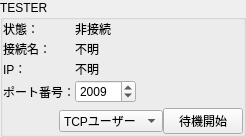
<?xml version="1.0" encoding="UTF-8"?>
<ui version="4.0">
 <class>ClientSettingForm</class>
 <widget class="QGroupBox" name="ClientSettingForm">
  <property name="geometry">
   <rect>
    <x>0</x>
    <y>0</y>
    <width>246</width>
    <height>137</height>
   </rect>
  </property>
  <property name="windowTitle">
   <string>GroupBox</string>
  </property>
  <property name="title">
   <string>TESTER</string>
  </property>
  <layout class="QVBoxLayout" name="verticalLayout">
   <property name="spacing">
    <number>0</number>
   </property>
   <property name="leftMargin">
    <number>0</number>
   </property>
   <property name="topMargin">
    <number>0</number>
   </property>
   <property name="rightMargin">
    <number>0</number>
   </property>
   <property name="bottomMargin">
    <number>0</number>
   </property>
   <item>
    <layout class="QFormLayout" name="formLayout">
     <property name="fieldGrowthPolicy">
      <enum>QFormLayout::FieldsStayAtSizeHint</enum>
     </property>
     <property name="verticalSpacing">
      <number>2</number>
     </property>
     <item row="0" column="0">
      <widget class="QLabel" name="label">
       <property name="text">
        <string>状態：</string>
       </property>
      </widget>
     </item>
     <item row="0" column="1">
      <widget class="QLabel" name="StateLabel">
       <property name="text">
        <string>非接続</string>
       </property>
      </widget>
     </item>
     <item row="3" column="0">
      <widget class="QLabel" name="label_3">
       <property name="text">
        <string>ポート番号：</string>
       </property>
      </widget>
     </item>
     <item row="3" column="1">
      <widget class="QSpinBox" name="PortSpinBox">
       <property name="minimum">
        <number>1024</number>
       </property>
       <property name="maximum">
        <number>65535</number>
       </property>
       <property name="value">
        <number>2009</number>
       </property>
      </widget>
     </item>
     <item row="1" column="0">
      <widget class="QLabel" name="label_13">
       <property name="text">
        <string>接続名：</string>
       </property>
      </widget>
     </item>
     <item row="1" column="1">
      <widget class="QLabel" name="NameLabel">
       <property name="text">
        <string>不明</string>
       </property>
      </widget>
     </item>
     <item row="2" column="0">
      <widget class="QLabel" name="label_2">
       <property name="text">
        <string>IP：</string>
       </property>
      </widget>
     </item>
     <item row="2" column="1">
      <widget class="QLabel" name="IPLabel">
       <property name="text">
        <string>不明</string>
       </property>
      </widget>
     </item>
    </layout>
   </item>
   <item>
    <layout class="QHBoxLayout" name="horizontalLayout">
     <item>
      <spacer name="horizontalSpacer">
       <property name="orientation">
        <enum>Qt::Horizontal</enum>
       </property>
       <property name="sizeHint" stdset="0">
        <size>
         <width>40</width>
         <height>20</height>
        </size>
       </property>
      </spacer>
     </item>
     <item>
      <widget class="QComboBox" name="ComboBox">
       <item>
        <property name="text">
         <string>TCPユーザー</string>
        </property>
       </item>
       <item>
        <property name="text">
         <string>自動くん</string>
        </property>
       </item>
       <item>
        <property name="text">
         <string>ManualClient</string>
        </property>
       </item>
      </widget>
     </item>
     <item>
      <widget class="QPushButton" name="ConnectButton">
       <property name="text">
        <string>待機開始</string>
       </property>
       <property name="checkable">
        <bool>true</bool>
       </property>
       <property name="autoDefault">
        <bool>false</bool>
       </property>
      </widget>
     </item>
    </layout>
   </item>
  </layout>
 </widget>
 <resources/>
 <connections>
  <connection>
   <sender>ConnectButton</sender>
   <signal>clicked(bool)</signal>
   <receiver>ClientSettingForm</receiver>
   <slot>ConnectionToggled(bool)</slot>
   <hints>
    <hint type="sourcelabel">
     <x>229</x>
     <y>101</y>
    </hint>
    <hint type="destinationlabel">
     <x>208</x>
     <y>46</y>
    </hint>
   </hints>
  </connection>
  <connection>
   <sender>ComboBox</sender>
   <signal>currentTextChanged(QString)</signal>
   <receiver>ClientSettingForm</receiver>
   <slot>ComboBoxChenged(QString)</slot>
   <hints>
    <hint type="sourcelabel">
     <x>38</x>
     <y>115</y>
    </hint>
    <hint type="destinationlabel">
     <x>17</x>
     <y>88</y>
    </hint>
   </hints>
  </connection>
 </connections>
 <slots>
  <slot>ComboBoxChenged(QString)</slot>
  <slot>ConnectionToggled(bool)</slot>
 </slots>
</ui>
